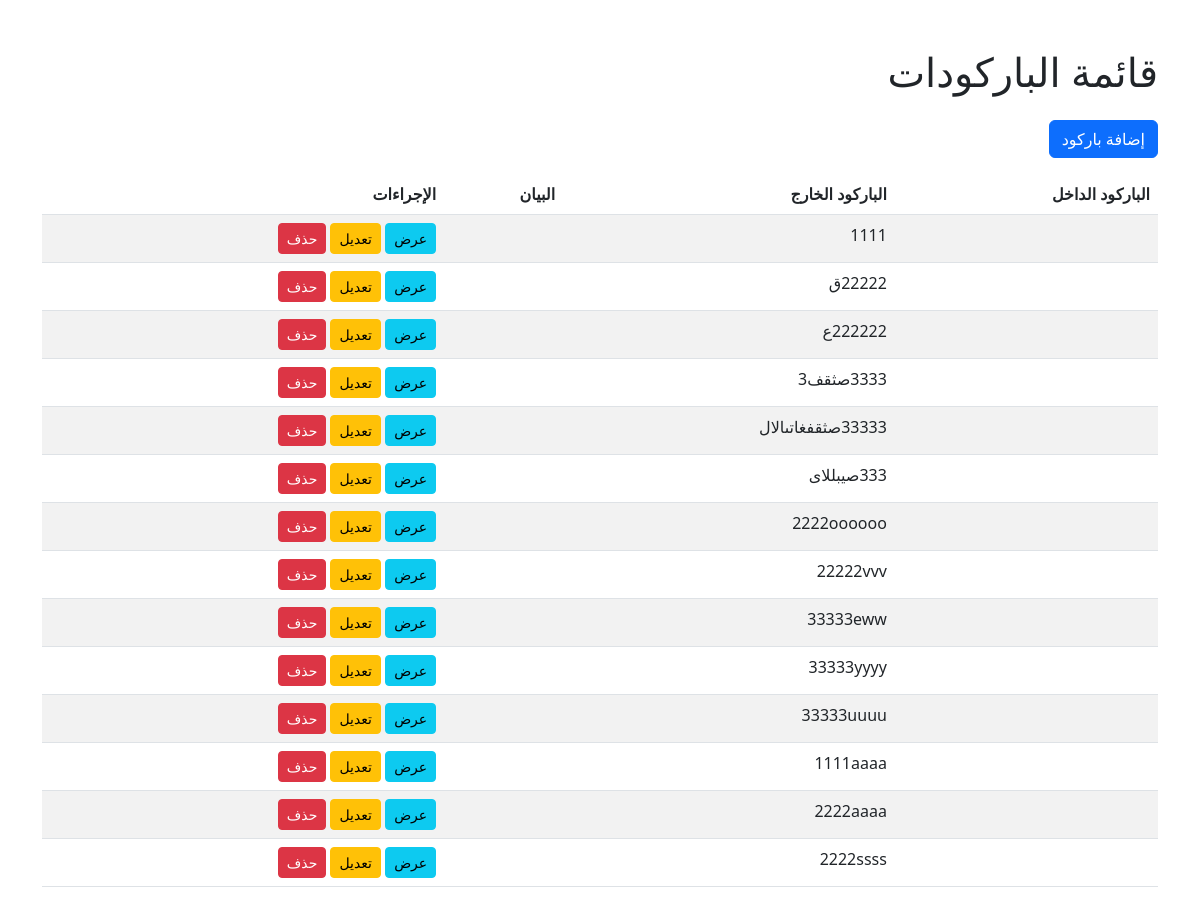
/invoice/barcode/, run on the app's committed database.
### invoice/models.py (models this page shows, shortened)
class Barcode(models.Model):
    barcode_in = models.CharField(max_length=255,  verbose_name=_("الباركود الداخل"))
    barcode_out = models.CharField(max_length=255,  blank=True, null=True, verbose_name=_("الباركود الخارج"))
    suffix = models.CharField(max_length=10, blank=True, null=True, verbose_name=_("اللاحقة"))
    notes = models.TextField(blank=True, verbose_name=_("ملاحظات"))
    uniqueId = models.CharField(max_length=100, unique=True, blank=True, null=True, verbose_name=_("الرقم المسلسل"))
    slug = models.SlugField(max_length=225, unique=True, blank=True, null=True)
    date_created = models.DateTimeField(auto_now_add=True, verbose_name=_("تاريخ الإنشاء"))
    last_updated = models.DateTimeField(auto_now=True, verbose_name=_("آخر تحديث"))
    class Meta:
        verbose_name = _('باركود')
        verbose_name_plural = _('الباركودات')

### invoice/views.py (the view)
# urls.py: path('barcode/', barcodeListView.as_view(), name='barcode_list'),
class barcodeListView(ListView):
    model = Barcode
    template_name = 'barcode/barcode_list.html'
    context_object_name = 'barcode'

### templates/barcode/barcode_list.html
{% extends 'base.html' %}
{% block content %}
<div class="container mt-5">
    <h1 class="mb-4">قائمة الباركودات </h1>
    <a href="{% url 'barcode_create' %}" class="btn btn-primary mb-3">إضافة باركود </a>
    <table class="table table-striped">
        <thead>
            <tr>
                <th>الباركود الداخل </th>
                <th>الباركود الخارج </th>
                <th>البيان</th>
                <th>الإجراءات</th>
            </tr>
        </thead>
        <tbody>
            {% for barcode in barcode %}
                <tr>
                    <td>{{ barcode.barcode_in }}</td>
                    <td>{{ barcode.barcode_out }}</td>
                    <td>{{ barcode.notes }}</td>
                    <td>
                        <a href="{% url 'barcode_detail' barcode.pk %}" class="btn btn-info btn-sm">عرض</a>
                        <a href="{% url 'barcode_update' barcode.pk %}" class="btn btn-warning btn-sm">تعديل</a>
                        <a href="{% url 'barcode_delete' barcode.pk %}" class="btn btn-danger btn-sm">حذف</a>
                    </td>
                </tr>
            {% endfor %}
        </tbody>
    </table>
</div>
{% endblock %}

### data on the page
Barcode: barcode_out "1111"
Barcode: barcode_out "22222ق"
Barcode: barcode_out "222222ع"
Barcode: barcode_out "3333صثقف3"
Barcode: barcode_out "33333صثقفغاتىالال"
Barcode: barcode_out "333صيبللاى"
Barcode: barcode_out "2222oooooo"
Barcode: barcode_out "22222vvv"
Barcode: barcode_out "33333eww"
Barcode: barcode_out "33333yyyy"
Barcode: barcode_out "33333uuuu"
Barcode: barcode_out "1111aaaa"
Barcode: barcode_out "2222aaaa"
Barcode: barcode_out "2222ssss"
